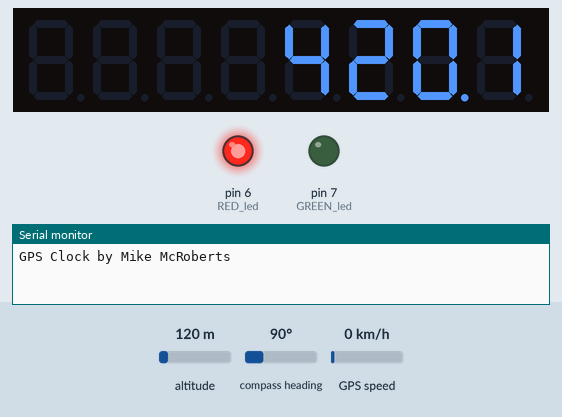
The sketch below on a simulated Arduino Uno, built with avr-gcc and run on an emulated ATmega328P. Parts: 8-digit seven-segment display, output pins drawn as LEDs (lit = HIGH), the last lines printed to the serial monitor. The test bench sets the inputs (shaded band); at power-on: altitude 120 m, compass heading 90°, GPS speed 0 km/h. The local clock reads 2024-03-15 10:24:30 at power-on unless the sketch sets it; the GPS gets a fix after 3 s at 37.7749, -122.4194 with 8 satellites.

Above: at 0.1 s.
At 10.5 s:
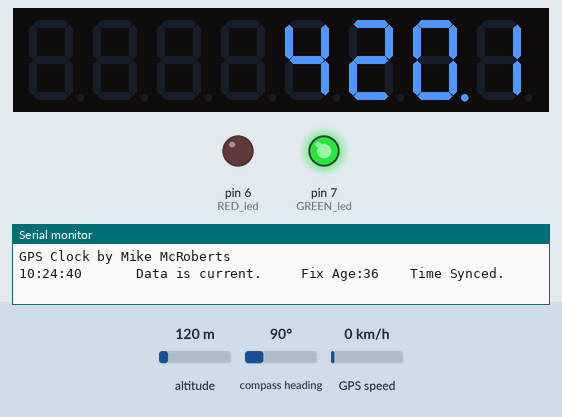
At 90.1 s:
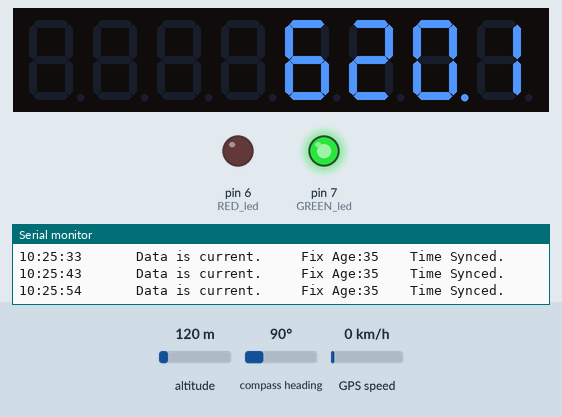
Timing chart, 0 to 91.6 s (numbered marks = the images above):
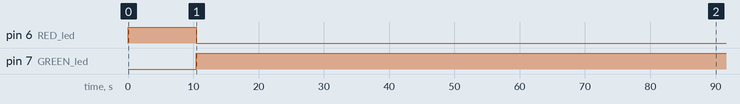

The sketch:

ClockGPS.ino
```cpp
//We always have to include the library
#include "LedControl.h"
#include <Wire.h>
#include <Time.h>
#include <DS1307RTC.h>
#include <TinyGPS.h>
#include <SoftwareSerial.h>

static const int RXPin = 4, TXPin = 3;
static const uint32_t GPSBaud = 4800;
int counter = 0;

tmElements_t tm;

// The TinyGPS++ object
TinyGPS gps;

// The serial connection to the GPS device
SoftwareSerial ss(RXPin, TXPin);

/*
 Now we need a LedControl to work with.
 ***** These pin numbers will probably not work with your hardware *****
 pin 12: DataIn.   pin 11: CLK.   pin 10: LOAD.   Number of MAX72XX.
 */
LedControl lc=LedControl(12,11,10,1);

/* we always wait a bit between updates of the display */
unsigned long delayTime=100;

void setup() {
  Serial.begin(115200);
  ss.begin(GPSBaud);

  lc.shutdown(0,false);
  /* Set the brightness to a medium values */
  lc.setIntensity(0,4);
  /* and clear the display */
  lc.clearDisplay(0);
  Serial.println("GPS Clock by Mike McRoberts");
  pinMode(6, OUTPUT); // RED led
  pinMode(7, OUTPUT); // GREEN led
  digitalWrite(6, HIGH); // Red on
  digitalWrite(7, LOW); // Green off
}

void showTime() {

    if (RTC.read(tm)) {
      int hour = tm.Hour;
      int minute = tm.Minute;
      lc.setDigit(0,0,hour/10,false);
      lc.setDigit(0,1,hour%10,true);
      lc.setDigit(0,2,minute/10,false);
      lc.setDigit(0,3,minute%10,false);
    }
  delay(delayTime);
  counter+=1;
}

static void printDateTime()
{
  smartDelay(0);
  int year;
  byte day, month, hour, minute, second, hundredths;
  unsigned long fix_age;

  gps.crack_datetime(&year, &month, &day, &hour, &minute, &second, &hundredths, &fix_age);

  char timeDateStr[64];
  sprintf(timeDateStr, "%02d:%02d:%02d    ",hour, minute, second);
  Serial.print(timeDateStr);

  if (fix_age == TinyGPS::GPS_INVALID_AGE) {
      Serial.print("   No fix detected");
      Serial.print("     Fix Age:"); Serial.print(fix_age);
      digitalWrite(6, HIGH); // Red on
      digitalWrite(7, LOW); // Green off
    }
  else if (fix_age > 5000)  {
      Serial.print("   Warning: possible stale data!");
      Serial.print("     Fix Age:"); Serial.print(fix_age);
      digitalWrite(6, HIGH); // Red on
      digitalWrite(7, HIGH); // Green on
   }
  else {
      Serial.print("   Data is current.");
      Serial.print("     Fix Age:"); Serial.print(fix_age);
      //setTime(hour, minute, second,month, day, year);
      tm.Hour = hour;
      tm.Minute = minute;
      tm.Second = second;
      //tm.Day = day;
      //tm.Month = month;
      //tm.Year = year;
      RTC.write(tm);
      Serial.print("    Time Synced.");
      digitalWrite(6, LOW); // Red off
      digitalWrite(7, HIGH); // Green on
      showTime();
  }
  smartDelay(0);
  Serial.println();
  counter=0;
}

// This custom version of delay() ensures that the gps object
// is being "fed".
static void smartDelay(unsigned long ms)
{
  unsigned long start = millis();
  do
  {
    while (ss.available())
      gps.encode(ss.read());
  } while (millis() - start < ms);
}

void loop() {
    if(counter>100) {
      printDateTime();
    }
  showTime();
}
```

Measured:
- by itself, pin 6 (RED_led): HIGH → LOW at 10.4 s
- by itself, pin 7 (GREEN_led): LOW → HIGH at 10.4 s
